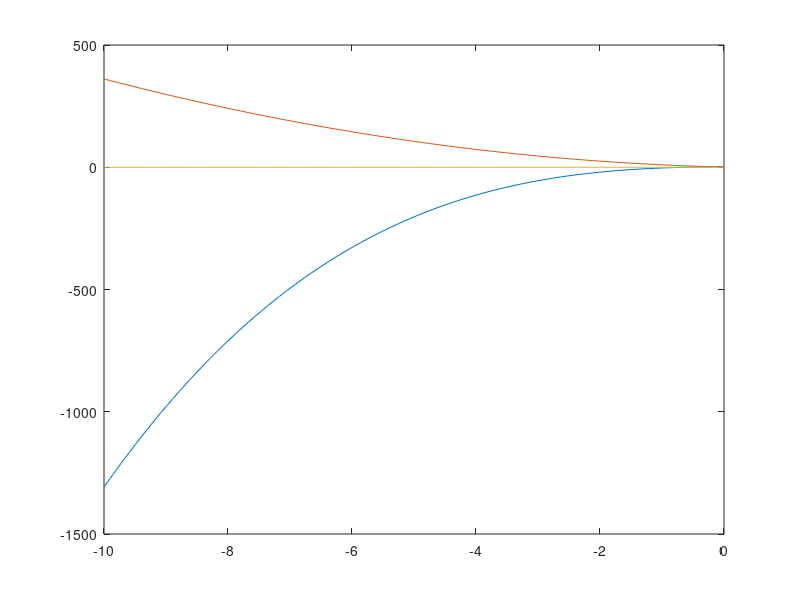

This figure's MATLAB source: (Note: this script raises an error after producing the figure.)
% Convergence Rate Analysis Driver File
%%%%%%%%%
% Author: Scott A. Strong w/ GPT4o assistance
% Date: 7/8/24
%
% Summary: This driver file analyzes the convergence rate of various root-finding methods.
%%%%%%%%%

% Define the function and its derivative
% Trial 1
f = @(x) exp(-x) - x;
fPrime = @(x) -exp(-x) - 1;
% Trial 2: Cycles Newton at x=0
% f = @(x) x.^3-2*x+2;
% fPrime = @(x) 3*x.^2-2;
% Trial 3: OG
% f = @(x) -x.^3+2*x.^2-2;
% fPrime = @(x) -3*x.^2+2*2*x;
% Trial 4
f = @(x) (x - 1).^3 - 2 * (x - 1) + 1;
fPrime = @(x) 3 * (x - 1).^2 - 2;


plotCheck=1;


% Initial interval and parameters
% Trial 1
% a = -10;  % Poor interval for bisection method
% b = 10;
% Trial 2
 a=-10;
 b=0;

if plotCheck == 1
 x = linspace(a,b,100);
 plot(x,f(x))
 hold on
 plot(x,fPrime(x))
 plot(x,x-x)
 hold off
end

tol = 1e-240; % Set a very tight tolerance to increase iterations
MaxIterations = 500; % Increase the maximum number of iterations

% Expected root for error calculation
% Trial 1
% expected_root = 0.567143290409784; % Known root of the function exp(-x) - x
% Trial 2
% Time the fzero method
tic;
expected_root = fzero(f, [a, b]);
time_fzero = toc;
fprintf('fzero found the root at x = %.6f in %.6f seconds\n', expected_root, time_fzero);



% Bisection Method
[root_bisection, iterations_bisection, errors_bisection] = bisection(a, b, f, tol, expected_root, MaxIterations, false);

% Newton Method
x0 = 10;  % Poor initial guess for Newton's method
x0=-10; % Trial 2 guess

[root_newton, iterations_newton, errors_newton] = newton(f, fPrime, x0, tol, expected_root, MaxIterations, false);

% Secant Method
x1 = -10; % Poor initial guess for Secant method
x1=-5; % Trial 2 guess
[root_secant, iterations_secant, errors_secant] = secant(f, x0, x1, tol, expected_root, MaxIterations, false);

% Muller Method
x2 = 20;  % Poor initial guess for Muller method
x2 =-1;  % Trial 2 guess
[root_muller, iterations_muller, errors_muller] = muller(f, x0, x1, x2, tol, expected_root, MaxIterations, false);

% Ensure lengths match for plotting
iterations_bisection = length(errors_bisection);
iterations_newton = length(errors_newton);
iterations_secant = length(errors_secant);
iterations_muller = length(errors_muller);

% Small epsilon to avoid log(0) issues
epsilon = 1e-12;

% Calculate alpha for each method using the helper function
alpha_bisection = calculate_alpha(errors_bisection, epsilon);
alpha_newton = calculate_alpha(errors_newton, epsilon);
alpha_secant = calculate_alpha(errors_secant, epsilon);
alpha_muller = calculate_alpha(errors_muller, epsilon);

% Calculate mean and median alpha values
mean_alpha_bisection = mean(alpha_bisection);
median_alpha_bisection = median(alpha_bisection);

mean_alpha_newton = mean(alpha_newton);
median_alpha_newton = median(alpha_newton);

mean_alpha_secant = mean(alpha_secant);
median_alpha_secant = median(alpha_secant);

mean_alpha_muller = mean(alpha_muller);
median_alpha_muller = median(alpha_muller);

% Plot errors vs. iterations for each method
figure;
subplot(4, 1, 1);
semilogy(1:iterations_bisection, abs(errors_bisection), '-o');
title('Bisection Method');
xlabel('Iteration');
ylabel('Absolute Percent Error');
grid on;

subplot(4, 1, 2);
semilogy(1:iterations_newton, abs(errors_newton), '-o');
title('Newton Method');
xlabel('Iteration');
ylabel('Absolute Percent Error');
grid on;

subplot(4, 1, 3);
semilogy(1:iterations_secant, abs(errors_secant), '-o');
title('Secant Method');
xlabel('Iteration');
ylabel('Absolute Percent Error');
grid on;

subplot(4, 1, 4);
semilogy(1:iterations_muller, abs(errors_muller), '-o');
title('Muller Method');
xlabel('Iteration');
ylabel('Absolute Percent Error');
grid on;

% Plot alpha values and mean alpha values for each method
figure;
subplot(4, 1, 1);
plot(3:length(alpha_bisection) + 2, alpha_bisection, '-o');
hold on;
yline(mean_alpha_bisection, 'r--', 'LineWidth', 2, 'Label', ['Mean = ', num2str(mean_alpha_bisection)]);
yline(median_alpha_bisection, 'g--', 'LineWidth', 2, 'Label', ['Median = ', num2str(median_alpha_bisection)]);
title('Alpha Values - Bisection Method');
xlabel('Iteration');
ylabel('Alpha');
legend('Alpha Values', 'Mean Alpha', 'Median Alpha');
grid on;

subplot(4, 1, 2);
plot(3:length(alpha_newton) + 2, alpha_newton, '-o');
hold on;
yline(mean_alpha_newton, 'r--', 'LineWidth', 2, 'Label', ['Mean = ', num2str(mean_alpha_newton)]);
yline(median_alpha_newton, 'g--', 'LineWidth', 2, 'Label', ['Median = ', num2str(median_alpha_newton)]);
title('Alpha Values - Newton Method');
xlabel('Iteration');
ylabel('Alpha');
legend('Alpha Values', 'Mean Alpha', 'Median Alpha');
grid on;

subplot(4, 1, 3);
plot(3:length(alpha_secant) + 2, alpha_secant, '-o');
hold on;
yline(mean_alpha_secant, 'r--', 'LineWidth', 2, 'Label', ['Mean = ', num2str(mean_alpha_secant)]);
yline(median_alpha_secant, 'g--', 'LineWidth', 2, 'Label', ['Median = ', num2str(median_alpha_secant)]);
title('Alpha Values - Secant Method');
xlabel('Iteration');
ylabel('Alpha');
legend('Alpha Values', 'Mean Alpha', 'Median Alpha');
grid on;

subplot(4, 1, 4);
plot(3:length(alpha_muller) + 2, alpha_muller, '-o');
hold on;
yline(mean_alpha_muller, 'r--', 'LineWidth', 2, 'Label', ['Mean = ', num2str(mean_alpha_muller)]);
yline(median_alpha_muller, 'g--', 'LineWidth', 2, 'Label', ['Median = ', num2str(median_alpha_muller)]);
title('Alpha Values - Muller Method');
xlabel('Iteration');
ylabel('Alpha');
legend('Alpha Values', 'Mean Alpha', 'Median Alpha');
grid on;

% Display final results for each method
fprintf('Bisection method found the root at x = %.6f after %d iterations\n', root_bisection, iterations_bisection);
fprintf('Newton method found the root at x = %.6f after %d iterations\n', root_newton, iterations_newton);
fprintf('Secant method found the root at x = %.6f after %d iterations\n', root_secant, iterations_secant);
fprintf('Muller method found the root at x = %.6f after %d iterations\n', root_muller, iterations_muller);

% Display mean and median alpha values for each method
fprintf('Bisection method: Mean Alpha = %.4f, Median Alpha = %.4f\n', mean_alpha_bisection, median_alpha_bisection);
fprintf('Newton method: Mean Alpha = %.4f, Median Alpha = %.4f\n', mean_alpha_newton, median_alpha_newton);
fprintf('Secant method: Mean Alpha = %.4f, Median Alpha = %.4f\n', mean_alpha_secant, median_alpha_secant);
fprintf('Muller method: Mean Alpha = %.4f, Median Alpha = %.4f\n', mean_alpha_muller, median_alpha_muller);

% Function to calculate alpha values
function alpha_values = calculate_alpha(errors, epsilon)
    errors = errors(errors > epsilon); % Filter out errors that are too small
    alpha_values = zeros(1, length(errors) - 2);
    for n = 2:length(errors) - 1
        alpha_values(n-1) = log(abs(errors(n+1) / errors(n))) / log(abs(errors(n) / errors(n-1)));
    end
    alpha_values = alpha_values(isfinite(alpha_values)); % Filter out non-finite values
end